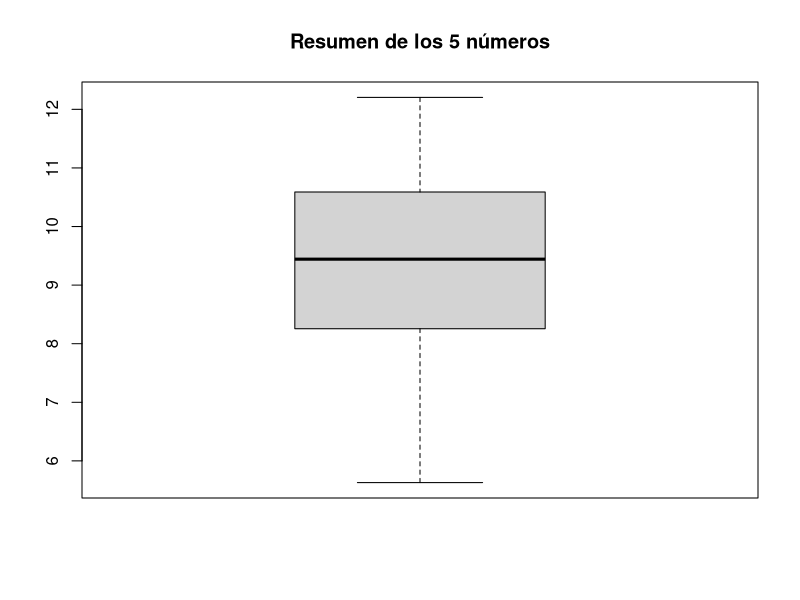
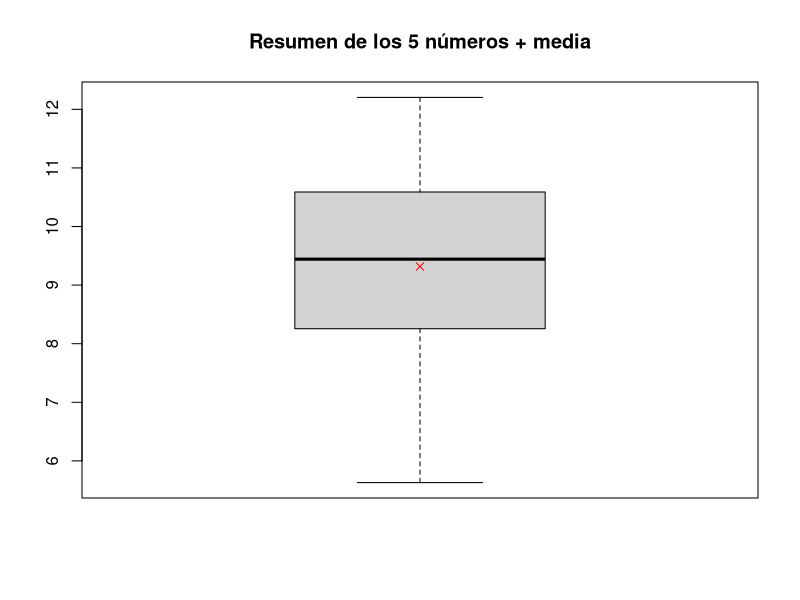
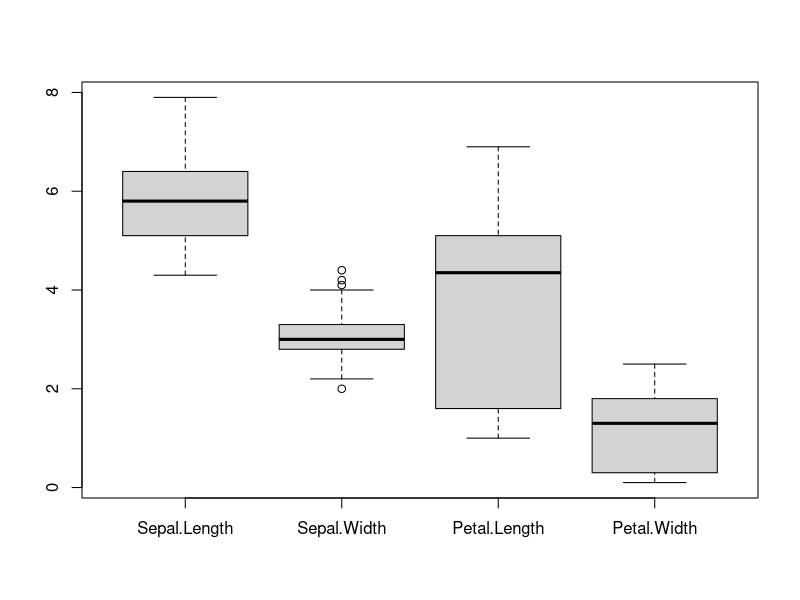
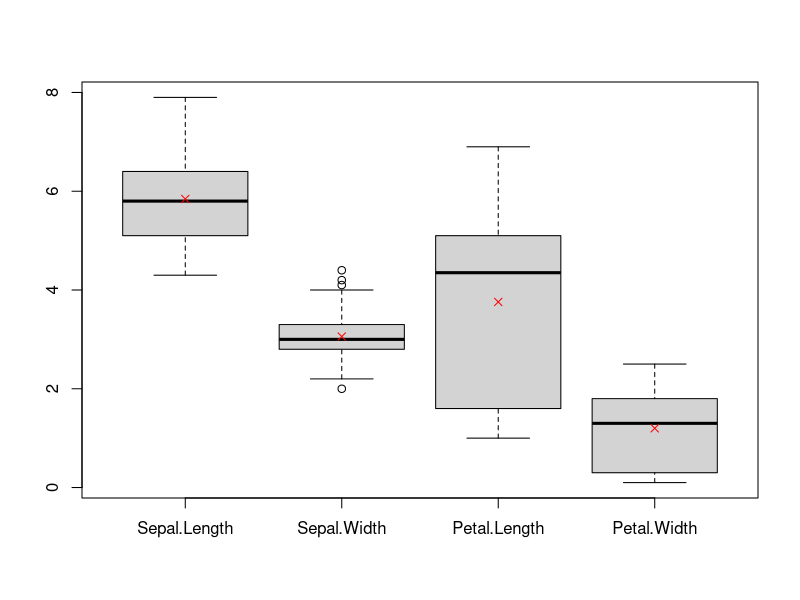

Reproduce these figures in R, in order.
#El resumen de los 5 números de Tukey fue propuesto por este autor para obtener una descripción inicial de un conjunto de datos. Se suele complementar con un gráfico de cajas.

#Estos 5 números son el segundo y tercer cuartil (que incluyen el 25% y 75% de los datos, respectivamente), la mediana, el valor máximo y el valor mínimo. Son calculados por la función fivenumbers(), si se desea también la media se puede utilizar la función summary().

# Resumen de los 5 números de Tukey aplicado a un vector
 
set.seed(10)
x <- rnorm(50,10,2) # 50 números aleatorios de media 10 y desviación típica 2
 
cinco <- fivenum(x)
seis <- summary(x)
 
cat("\nResumen de los 5 números:\n")
print(cinco)
 
 
boxplot(x,main="Resumen de los 5 números")
 
 
cat("\nResumen de los 5 número más la medias:\n")
print(seis)
boxplot(x,main="Resumen de los 5 números + media")
points(mean(x),pch=4,col="red")

# Calculo en data frames
data("iris")
 
# Usamos la función sapply() para aplicarlo ya que no funciona con data frames
# sapply() permite aplicar la función fivenum a cada columna automáticamente
cinco2 <- sapply(iris[-5],fivenum)
boxplot(iris[-5])
print(cinco2)
 
# Summary puede trabajar directamente con data frames
seis2 <- summary(iris[-5])
print(seis2)
 
medias <- sapply(iris[-5], mean) # Extraemos las medias para el gráfico
boxplot(iris[-5])
points(medias,col="red",pch=4) # Dibujamos las medias

